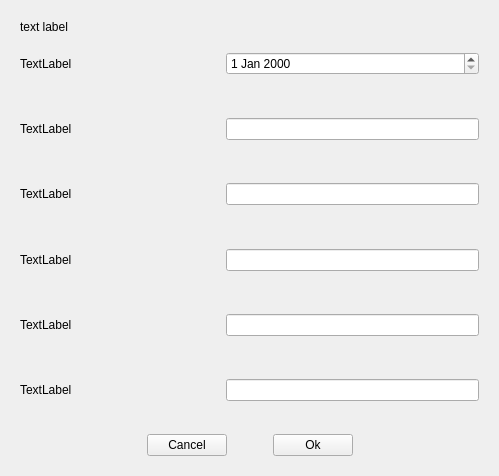
<?xml version="1.0" encoding="UTF-8"?>
<ui version="4.0">
 <class>WidgetFillData</class>
 <widget class="QWidget" name="WidgetFillData">
  <property name="geometry">
   <rect>
    <x>0</x>
    <y>0</y>
    <width>499</width>
    <height>476</height>
   </rect>
  </property>
  <property name="windowTitle">
   <string>Form</string>
  </property>
  <layout class="QGridLayout" name="gridLayout">
   <item row="0" column="0">
    <widget class="QWidget" name="widget" native="true">
     <layout class="QGridLayout" name="gridLayout_2">
      <item row="0" column="0">
       <layout class="QVBoxLayout" name="verticalLayout_3">
        <item>
         <widget class="QLabel" name="label">
          <property name="text">
           <string>text label</string>
          </property>
         </widget>
        </item>
        <item>
         <spacer name="verticalSpacer_7">
          <property name="orientation">
           <enum>Qt::Vertical</enum>
          </property>
          <property name="sizeHint" stdset="0">
           <size>
            <width>20</width>
            <height>40</height>
           </size>
          </property>
         </spacer>
        </item>
        <item>
         <layout class="QVBoxLayout" name="verticalLayout_2">
          <item>
           <layout class="QGridLayout" name="gridLayout_3">
            <item row="0" column="0">
             <layout class="QHBoxLayout" name="horizontalLayout">
              <item>
               <widget class="QLabel" name="Date_label">
                <property name="sizePolicy">
                 <sizepolicy hsizetype="Fixed" vsizetype="Preferred">
                  <horstretch>0</horstretch>
                  <verstretch>0</verstretch>
                 </sizepolicy>
                </property>
                <property name="maximumSize">
                 <size>
                  <width>200</width>
                  <height>16777215</height>
                 </size>
                </property>
                <property name="text">
                 <string>TextLabel</string>
                </property>
               </widget>
              </item>
              <item>
               <widget class="QDateEdit" name="dateEdit">
                <property name="sizePolicy">
                 <sizepolicy hsizetype="Fixed" vsizetype="Fixed">
                  <horstretch>0</horstretch>
                  <verstretch>0</verstretch>
                 </sizepolicy>
                </property>
                <property name="maximumSize">
                 <size>
                  <width>500</width>
                  <height>16777215</height>
                 </size>
                </property>
               </widget>
              </item>
             </layout>
            </item>
            <item row="1" column="0">
             <spacer name="verticalSpacer_6">
              <property name="orientation">
               <enum>Qt::Vertical</enum>
              </property>
              <property name="sizeHint" stdset="0">
               <size>
                <width>20</width>
                <height>40</height>
               </size>
              </property>
             </spacer>
            </item>
            <item row="2" column="0">
             <layout class="QHBoxLayout" name="horizontalLayout_2">
              <item>
               <widget class="QLabel" name="Ref_label">
                <property name="sizePolicy">
                 <sizepolicy hsizetype="Fixed" vsizetype="Preferred">
                  <horstretch>0</horstretch>
                  <verstretch>0</verstretch>
                 </sizepolicy>
                </property>
                <property name="maximumSize">
                 <size>
                  <width>200</width>
                  <height>16777215</height>
                 </size>
                </property>
                <property name="text">
                 <string>TextLabel</string>
                </property>
               </widget>
              </item>
              <item>
               <widget class="QLineEdit" name="Ref_edit">
                <property name="sizePolicy">
                 <sizepolicy hsizetype="Fixed" vsizetype="Fixed">
                  <horstretch>0</horstretch>
                  <verstretch>0</verstretch>
                 </sizepolicy>
                </property>
                <property name="maximumSize">
                 <size>
                  <width>500</width>
                  <height>16777215</height>
                 </size>
                </property>
               </widget>
              </item>
             </layout>
            </item>
            <item row="3" column="0">
             <spacer name="verticalSpacer_5">
              <property name="orientation">
               <enum>Qt::Vertical</enum>
              </property>
              <property name="sizeHint" stdset="0">
               <size>
                <width>20</width>
                <height>40</height>
               </size>
              </property>
             </spacer>
            </item>
            <item row="4" column="0">
             <layout class="QHBoxLayout" name="horizontalLayout_3">
              <item>
               <widget class="QLabel" name="Client_label">
                <property name="sizePolicy">
                 <sizepolicy hsizetype="Fixed" vsizetype="Preferred">
                  <horstretch>0</horstretch>
                  <verstretch>0</verstretch>
                 </sizepolicy>
                </property>
                <property name="maximumSize">
                 <size>
                  <width>200</width>
                  <height>16777215</height>
                 </size>
                </property>
                <property name="text">
                 <string>TextLabel</string>
                </property>
               </widget>
              </item>
              <item>
               <widget class="QLineEdit" name="Client_edit">
                <property name="sizePolicy">
                 <sizepolicy hsizetype="Fixed" vsizetype="Fixed">
                  <horstretch>0</horstretch>
                  <verstretch>0</verstretch>
                 </sizepolicy>
                </property>
                <property name="maximumSize">
                 <size>
                  <width>500</width>
                  <height>16777215</height>
                 </size>
                </property>
               </widget>
              </item>
             </layout>
            </item>
            <item row="5" column="0">
             <spacer name="verticalSpacer_4">
              <property name="orientation">
               <enum>Qt::Vertical</enum>
              </property>
              <property name="sizeHint" stdset="0">
               <size>
                <width>20</width>
                <height>40</height>
               </size>
              </property>
             </spacer>
            </item>
            <item row="6" column="0">
             <layout class="QHBoxLayout" name="horizontalLayout_4">
              <item>
               <widget class="QLabel" name="Nature_label">
                <property name="sizePolicy">
                 <sizepolicy hsizetype="Fixed" vsizetype="Preferred">
                  <horstretch>0</horstretch>
                  <verstretch>0</verstretch>
                 </sizepolicy>
                </property>
                <property name="maximumSize">
                 <size>
                  <width>200</width>
                  <height>16777215</height>
                 </size>
                </property>
                <property name="text">
                 <string>TextLabel</string>
                </property>
               </widget>
              </item>
              <item>
               <widget class="QLineEdit" name="Nature_edit">
                <property name="sizePolicy">
                 <sizepolicy hsizetype="Fixed" vsizetype="Fixed">
                  <horstretch>0</horstretch>
                  <verstretch>0</verstretch>
                 </sizepolicy>
                </property>
                <property name="maximumSize">
                 <size>
                  <width>500</width>
                  <height>16777215</height>
                 </size>
                </property>
               </widget>
              </item>
             </layout>
            </item>
            <item row="7" column="0">
             <spacer name="verticalSpacer_3">
              <property name="orientation">
               <enum>Qt::Vertical</enum>
              </property>
              <property name="sizeHint" stdset="0">
               <size>
                <width>20</width>
                <height>40</height>
               </size>
              </property>
             </spacer>
            </item>
            <item row="8" column="0">
             <layout class="QHBoxLayout" name="horizontalLayout_5">
              <item>
               <widget class="QLabel" name="Montant_label">
                <property name="sizePolicy">
                 <sizepolicy hsizetype="Fixed" vsizetype="Preferred">
                  <horstretch>0</horstretch>
                  <verstretch>0</verstretch>
                 </sizepolicy>
                </property>
                <property name="maximumSize">
                 <size>
                  <width>200</width>
                  <height>16777215</height>
                 </size>
                </property>
                <property name="text">
                 <string>TextLabel</string>
                </property>
               </widget>
              </item>
              <item>
               <widget class="QLineEdit" name="Montant_edit">
                <property name="sizePolicy">
                 <sizepolicy hsizetype="Fixed" vsizetype="Fixed">
                  <horstretch>0</horstretch>
                  <verstretch>0</verstretch>
                 </sizepolicy>
                </property>
                <property name="maximumSize">
                 <size>
                  <width>500</width>
                  <height>16777215</height>
                 </size>
                </property>
               </widget>
              </item>
             </layout>
            </item>
            <item row="9" column="0">
             <spacer name="verticalSpacer_2">
              <property name="orientation">
               <enum>Qt::Vertical</enum>
              </property>
              <property name="sizeHint" stdset="0">
               <size>
                <width>20</width>
                <height>40</height>
               </size>
              </property>
             </spacer>
            </item>
            <item row="10" column="0">
             <layout class="QHBoxLayout" name="horizontalLayout_6">
              <item>
               <widget class="QLabel" name="Mode_label">
                <property name="sizePolicy">
                 <sizepolicy hsizetype="Fixed" vsizetype="Preferred">
                  <horstretch>0</horstretch>
                  <verstretch>0</verstretch>
                 </sizepolicy>
                </property>
                <property name="maximumSize">
                 <size>
                  <width>200</width>
                  <height>16777215</height>
                 </size>
                </property>
                <property name="text">
                 <string>TextLabel</string>
                </property>
               </widget>
              </item>
              <item>
               <widget class="QLineEdit" name="Mode_edit">
                <property name="sizePolicy">
                 <sizepolicy hsizetype="Fixed" vsizetype="Fixed">
                  <horstretch>0</horstretch>
                  <verstretch>0</verstretch>
                 </sizepolicy>
                </property>
                <property name="maximumSize">
                 <size>
                  <width>500</width>
                  <height>16777215</height>
                 </size>
                </property>
               </widget>
              </item>
             </layout>
            </item>
           </layout>
          </item>
          <item>
           <spacer name="verticalSpacer">
            <property name="orientation">
             <enum>Qt::Vertical</enum>
            </property>
            <property name="sizeHint" stdset="0">
             <size>
              <width>20</width>
              <height>40</height>
             </size>
            </property>
           </spacer>
          </item>
          <item>
           <layout class="QHBoxLayout" name="horizontalLayout_7">
            <item>
             <spacer name="horizontalSpacer_2">
              <property name="orientation">
               <enum>Qt::Horizontal</enum>
              </property>
              <property name="sizeHint" stdset="0">
               <size>
                <width>40</width>
                <height>20</height>
               </size>
              </property>
             </spacer>
            </item>
            <item>
             <widget class="QPushButton" name="pushButton_2">
              <property name="text">
               <string>Cancel</string>
              </property>
             </widget>
            </item>
            <item>
             <spacer name="horizontalSpacer">
              <property name="orientation">
               <enum>Qt::Horizontal</enum>
              </property>
              <property name="sizeType">
               <enum>QSizePolicy::Fixed</enum>
              </property>
              <property name="sizeHint" stdset="0">
               <size>
                <width>40</width>
                <height>20</height>
               </size>
              </property>
             </spacer>
            </item>
            <item>
             <widget class="QPushButton" name="pushButton">
              <property name="text">
               <string>Ok</string>
              </property>
             </widget>
            </item>
            <item>
             <spacer name="horizontalSpacer_3">
              <property name="orientation">
               <enum>Qt::Horizontal</enum>
              </property>
              <property name="sizeHint" stdset="0">
               <size>
                <width>40</width>
                <height>20</height>
               </size>
              </property>
             </spacer>
            </item>
           </layout>
          </item>
         </layout>
        </item>
       </layout>
      </item>
     </layout>
    </widget>
   </item>
  </layout>
 </widget>
 <resources/>
 <connections/>
</ui>
